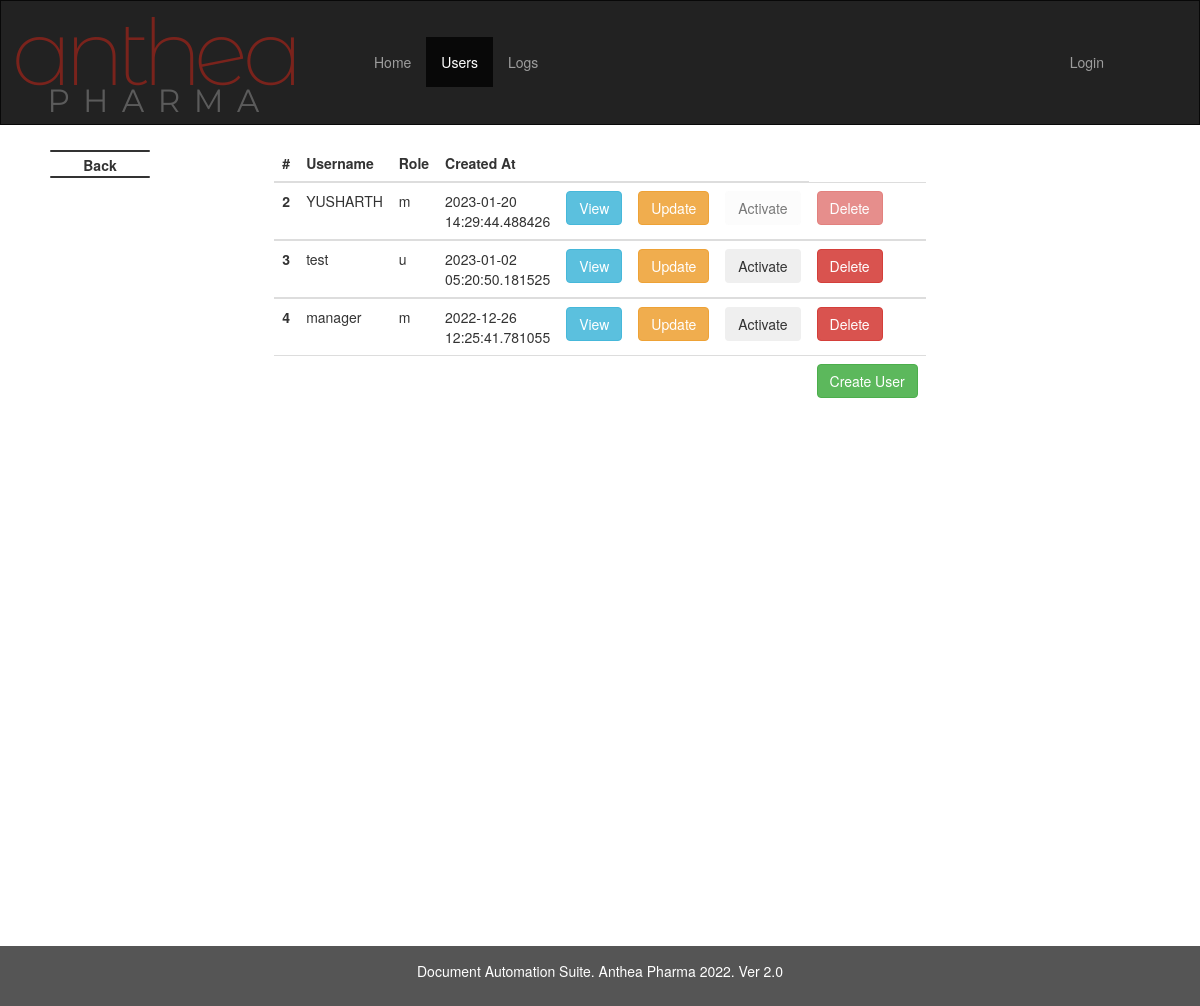
Screenshot of /data (signed in) with the database file from the repository.
### imp_calc/models.py (models this page shows, shortened)
class User(db.Model, UserMixin):
    id = db.Column(db.Integer(),primary_key = True)
    is_activate = db.Column(db.Boolean, default=True)
    is_password_changed = db.Column(db.Boolean, default=False)
    username = db.Column(db.String(length=12),nullable = False, unique = True)
    role = db.Column(db.String(length=1),nullable=False)
    password_hash = db.Column(db.String(length=60),nullable = False)
    created_at = db.Column(db.DateTime, nullable = False, default= datetime.utcnow)
    logs = relationship("Logs", backref="UserLogs")
    @property
    def is_active(self):
        return self.is_activate
    @property
    def password(self):
        return self.password

### imp_calc/routes.py (the view)
@app.route('/data')
def RetrieveDataList():
    if current_user.role =='a' or current_user.role =='m':
        if current_user.role == 'a':
            users = User.query.all()
        elif current_user.role == 'm':
            users = User.query.filter(User.role.in_(['u', 'm']))
    else:
        flash(f"Please login as admin or manager to see UserManagement Section", category='danger')
        return redirect(url_for('index'))
    return render_template('datalist.html', users = users)

### imp_calc/models.py (called while the page is built)
@login_manager.user_loader
def load_user(user_id):
    return User.query.get(int(user_id))

### imp_calc/templates/datalist.html (shortened to what this page needs)
{% extends 'admin.html' %}
{% block main %}
<table class="table">
  <thead>
    <tr>
      <th scope="col">#</th>
      <th scope="col">Username</th>
      <th scope="col">Role</th>
      <th scope="col">Created At</th>
      <th scope="col"></th>
      <th scope="col"></th>
      <th scope="col"></th>
    </tr>
  </thead>
  {% for user in users %}
  <tbody>
    <tr>
      <th scope="row">{{user.id}}</th>
      <td>{{user.username}}</td>
      <td>{{user.role}}</td>
      <td>{{user.created_at}}</td>
      <td><a href="data/{{user.id}}" class="btn btn-info" tabindex="1" role="button">View</b></a></td>
      <td><a href="data/{{user.id}}/update" class="btn btn-warning" tabindex="1" role="button">Update</a></td>
      <td>
      <form action="{{url_for('deactivate', user_id=user.id)}}" method="post">
      {% if user.id == current_user.id %}
      <button type="button" class="btn btn-outline-secondary" data-toggle="modal" data-target="#statusModal{{user.username}}"disabled>
      {% else %}
      <button type="button" class="btn btn-outline-secondary" data-toggle="modal" data-target="#statusModal{{user.username}}">
      {% endif %}
      {% if user.is_activate %}Deactivate{% else %}Activate{% endif %}
      </button>
      </form>
      </td>
      <td>
      {% if user.id != current_user.id %}
        <button type="button" class="btn btn-danger" data-toggle="modal" data-target="#exampleModalCenter{{user.username}}">Delete</button>
      {% else %}
        <button type="button" class="btn btn-danger" data-toggle="modal" data-target="#exampleModalCenter{{user.username}}" disabled>Delete</button>
      {% endif %}
      </td>
    </tr>
{% endfor %}
    <tr>
      <td></td>
      <td></td>
      <td></td>
      <td></td>
      <td></td>
      <td></td>
      <td></td>
      <td><a href="{{url_for('register_page')}}" class="btn btn-success" role="button">Create User</a>
</td>
    </tr>
  </tbody>
</table>
<br>
<br>
<br>
<br>
<br>
<br>
<br>
<br>
<br>
<br>
<br>
<br>
<br>
<br>
<br>
<br>
<br>
<br>
<br>
<br>
<br>
<br>
<br>
<br>
<br>
<br>
{% endblock %}

### imp_calc/static/css/admin.css (style rules this page uses)
.table { position: relative; }

### imp_calc/templates/base.html (style rules this page uses)
.table { display: table; margin: auto; width: 50%; margin-top: 20px; margin-bottom: 20px; }

### rows the page displays
User: id "2", username "YUSHARTH", role "m", created_at "2023-01-20 14:29:44.488426", is_activate "Activate"
User: id "3", username "test", role "u", created_at "2023-01-02 05:20:50.181525", is_activate "Activate"
User: id "4", username "manager", role "m", created_at "2022-12-26 12:25:41.781055", is_activate "Activate"
